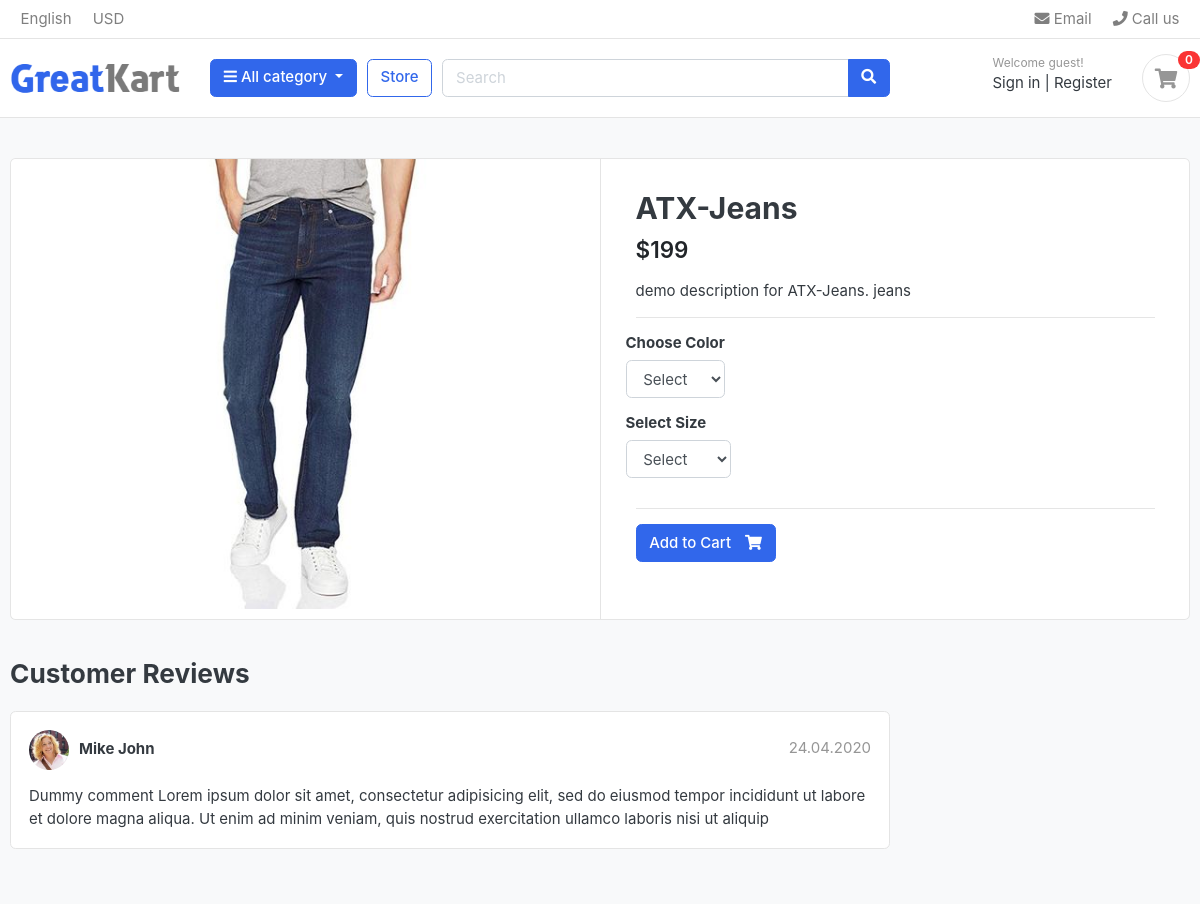
/store/category/jeans/atx-jeans/, run on the app's committed database.
### store/models.py (models this page shows, shortened)
class Product(models.Model):
    product_name = models.CharField(max_length=200, unique=True)
    slug = models.SlugField(max_length=200, unique=True)
    description = models.TextField(max_length=500, unique=True)
    price = models.IntegerField()
    images = models.ImageField(upload_to='photos/products') #in media folder
    stock = models.IntegerField()
    is_available = models.BooleanField(default=True)
    category = models.ForeignKey(Category, on_delete=models.CASCADE)
    created_date = models.DateTimeField(auto_now_add=True) #created time, not able to change
    modified_date = models.DateTimeField(auto_now=True) #changed when updated

### store/views.py (the view)
# urls.py: path('category/<slug:category_slug>/<slug:product_slug>/', views.product_detail, name='product_detail'),
def product_detail(request, category_slug, product_slug):
    try:
        single_Product = Product.objects.get(category__slug=category_slug, slug=product_slug)
        in_cart = CartItem.objects.filter(cart__cart_id = _cart_id(request), product = single_Product).exists()
    except Exception as e:
        raise e
    context = {
        'single_Product' : single_Product,
        'in_cart' : in_cart,
    }
    return render(request, 'store/product_detail.html', context)

### carts/context_processors.py (called while the page is built)
def counter(request):
    cart_count = 0
    if 'admin' in request.path:
        return {}
    else:
        try:
            cart = Cart.objects.filter(cart_id = _cart_id(request))
            cart_items = CartItem.objects.all().filter(cart = cart[:1])
            for cart_item in cart_items:
                cart_count += cart_item.quantity
        except Cart.DoesNotExist:
            cart_count = 0
    return dict(cart_count = cart_count)

### carts/views.py (called while the page is built)
def _cart_id(request):
    cart = request.session.session_key
    if not cart:
        cart = request.session.create()
    return cart

### category/context_processors.py (called while the page is built)
def menu_links(request):
    links = Category.objects.all()
    return dict(links = links)

### category/models.py (called while the page is built)
    def get_url(self):
        return reverse('products_by_category', args=[self.slug])

### store/models.py (called while the page is built)
    def colors(self):
        return super(VariationManager,self).filter(variation_category='color', is_active=True)

    def sizes(self):
        return super(VariationManager,self).filter(variation_category='size', is_active=True)

### templates/store/product_detail.html (shortened to what this page needs)
{% extends 'base.html' %}
{% load static %}
{% block content %}
<section class="section-content padding-y bg">
    <div class="container">
    <div class="card">
        <div class="row no-gutters">
            <aside class="col-md-6">
    <article class="gallery-wrap">
        <div class="img-big-wrap">
           <a href="#"><img src="{{single_Product.images.url}}"></a>
        </div>
    </article>
            </aside>
            <main class="col-md-6 border-left">
    <form action="{% url 'add_cart' single_Product.id%}" method="POST">
    <article class="content-body">
    <h2 class="title">{{single_Product.product_name}}</h2>
    <div class="mb-3">
        <var class="price h4">${{single_Product.price}}</var>
    </div>
    <p>{{single_Product.description}}</p>
    <hr>
        <div class="row">
            <div class="item-option-select">
                <h6>Choose Color</h6>
                <select name='color' class='form-control' required>
                  <option value="" disabled selected>Select</option>
                </select>
            </div>
        </div>
        <div class="row">
            <div class="item-option-select">
                <h6>Select Size</h6>
                <select name='size' class='form-control' required>
                  <option value="" disabled selected>Select</option>
                </select>
            </div>
        </div>
        <hr>
        {% if single_Product.stock <= 0%}
        <h5 class='text-danger'> Out of Stock <h5>
              {% else %}
                <button type='submit' class="btn  btn-primary"> <span class="text">Add to Cart</span> <i class="fas fa-shopping-cart"></i>  </button>
        {% endif %}
        </article>
      </form>
            </main>
        </div>
    </div>
    <br>
    <div class="row">
                <div class="col-md-9">
        <header class="section-heading">
            <h3>Customer Reviews </h3>
        </header>
        <article class="box mb-3">
            <div class="icontext w-100">
                <img src="{% static './images/avatars/avatar1.jpg'%}" class="img-xs icon rounded-circle">
                <div class="text">
                    <span class="date text-muted float-md-right">24.04.2020 </span>
                    <h6 class="mb-1">Mike John </h6>
                </div>
            </div>
            <div class="mt-3">
                <p>
                    Dummy comment Lorem ipsum dolor sit amet, consectetur adipisicing elit, sed do eiusmod
                    tempor incididunt ut labore et dolore magna aliqua. Ut enim ad minim veniam,
                    quis nostrud exercitation ullamco laboris nisi ut aliquip
                </p>
            </div>
        </article>
        </div>
    </div>
    </div>
    </section>
    {% endblock %}

### static/css/ui.css (style rules this page uses)
html { font-family: "Inter", sans-serif; font-size: 15px; }
.content-body { flex: 1 1 auto; padding: 2rem 2.3rem; }
.img-xs, .img-sm, .img-md, .img-lg { -o-object-fit: cover; object-fit: cover; flex-shrink: 0; flex-grow: 0; }
.img-xs { width: 40px; height: 40px; }
.padding-y { padding-top: 40px; padding-bottom: 40px; }
var { font-style: normal; }
article:after, .form-group:after { display: block; clear: both; content: ""; }
.bg { background-color: #f8f9fa; }
.section-heading { margin-bottom: 20px; margin-top: 15px; }
p:last-child { margin-bottom: 0; }
.btn .text + i { margin-left: 10px; }
.icontext { display: inline-flex; align-items: center; vertical-align: middle; }
.icontext .text { width: 100%; line-height: 1.2; }
.icontext .icon { position: relative; margin-right: 10px; flex-shrink: 0; flex-grow: 0; }
.price { font-weight: 600; color: #212529; }
.box { padding: 18px; background: #fff; border-radius: 0.37rem; border: 1px solid #e4e4e4; }
.box img { max-width: 100%; }
.gallery-wrap .img-big-wrap { margin-bottom: 10px; border-radius: 0.37rem; overflow: hidden; background-color: #fff; }
.gallery-wrap .img-big-wrap a { text-align: center; display: block; }
.gallery-wrap .img-big-wrap img { height: 450px; width: auto; display: inline-block; }
.item-option-select { margin-bottom: 1rem; display: inline-block; margin-right: 15px; }

### data on the page
Product: images (picture), product_name "ATX-Jeans", price "199", description "demo description for ATX-Jeans. jeans"

### other printed values
{{ cart_count }} "0"
